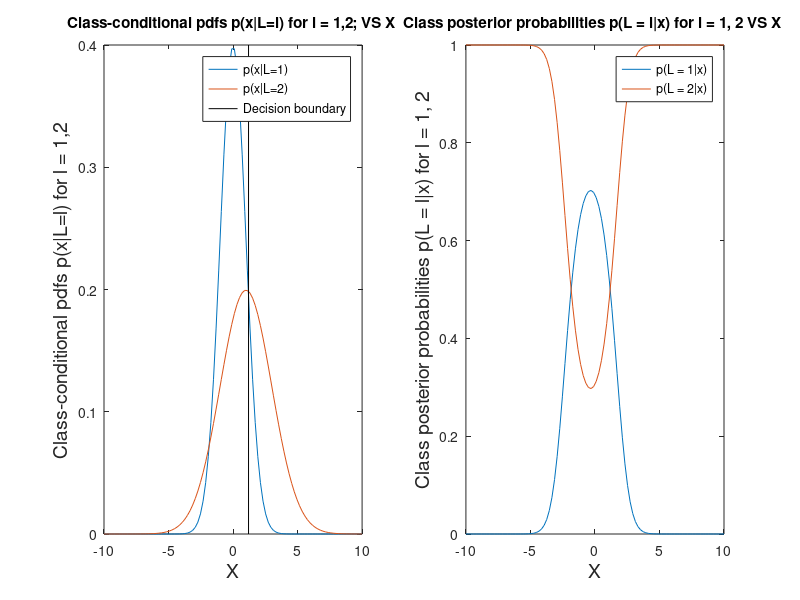

Recreate this plot in MATLAB.
%{
Intro to Machine Learning
Assignment 1
Question  4.2
Consider a two-class setting with equal class priors and a real-valued feature with Gaussian
class-conditioned pdfs N (0,1) and N (mu,(sigma)^2).
For the case m =1 and (sigma)^2 =2 generate plots that visualize the class-conditional pdfs p(x|L=
l) for l = 1, 2, as well as class posterior probabilities p(L = l|x) for l = 1, 2. Demonstrate the
decision boundary you found earlier in these visualizations.
In the code 
y= p(x|L=1)
z= p(x|L=2)
We plot for x in the range -10 to 10
%}

x=linspace(-10,10);
y=normpdf(x,0,1);
z=normpdf(x,1,2);
subplot(1,2,1);
plot(x,y);
hold on
plot(x,z);
title('Class-conditional pdfs p(x|L=l) for l = 1,2; VS X ');
ylabel('Class-conditional pdfs p(x|L=l) for l = 1,2','FontSize',14);
xlabel('X','FontSize',14);

%{
X = 1.2 appears to be the critical point.
let db represent the decision boundary
%}
db = get(gca,'YLim');
line([1.2 1.2],db,'color','k')
legend('p(x|L=1)','p(x|L=2)','Decision boundary');
hold off
%{
Class posterior probabilities p(L = l|x) for l = 1, 2. 
In the code 
y= p(x|L=1)
z= p(x|L=2)
p1= p(L = 1|x)
p2= p(L = 2|x)
p is total probability of x
We plot for x in the range -10 to 10
%}
pl1=0.5;
pl2=0.5;
p= 0.5.*y + 0.5.*z;
p1=(y.*pl1)./p;
p2=(z.*pl2)./p;
subplot(1,2,2)
plot(x,p1)
hold on
plot(x,p2)
title('Class posterior probabilities p(L = l|x) for l = 1, 2 VS X ');
ylabel('Class posterior probabilities p(L = l|x) for l = 1, 2','FontSize',14);
xlabel('X','FontSize',14);
legend('p(L = 1|x)','p(L = 2|x)')